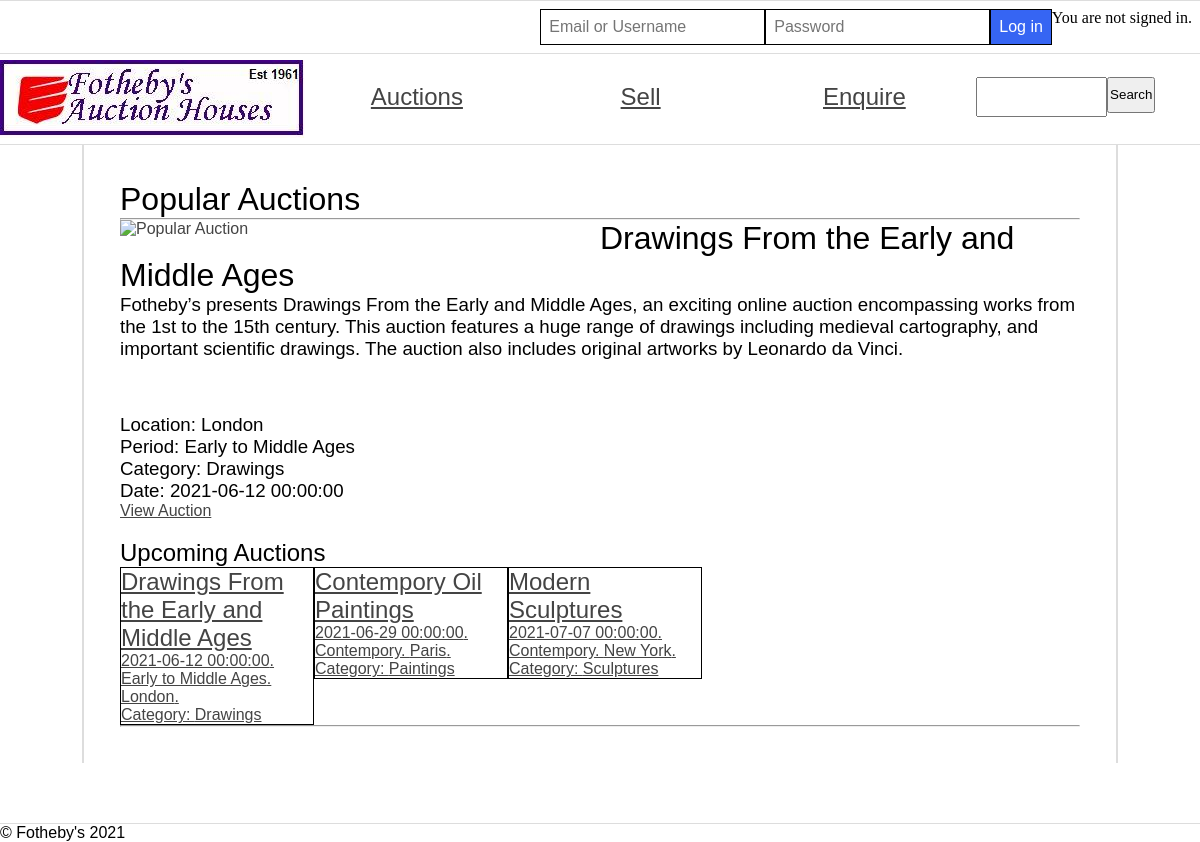
Page /default/public/index.php on the committed database.
### tables this page shows
CREATE TABLE `auction` (
  `lot_reference_number` int(6) NOT NULL AUTO_INCREMENT,
  `title` varchar(60) DEFAULT NULL,
  `date` datetime DEFAULT NULL,
  `period` varchar(30) DEFAULT NULL,
  `category` varchar(30) DEFAULT NULL,
  `location` varchar(30) DEFAULT NULL,
  PRIMARY KEY (`lot_reference_number`)
);

### default/public/index.php (the view)
<?php
	require 'header.php';
?>
<main>
<div class="popAuc">
    <h1>Popular Auctions</h1><hr>
    <a href=auctions.php><img src="images/books-unsplash.jpg" alt="Popular Auction" class="popAuction"></a>
    <?php
    require 'dbconnect.php';
    $stmt = $pdo->query('SELECT * FROM auction WHERE lot_reference_number = 100001');
    foreach ($stmt as $row) {?>
        <h1><?=$row['title']?></h1>
        <h3>
            Fotheby’s presents Drawings From the Early and Middle Ages, an exciting online auction encompassing works from the 1st to the 15th century. This auction features a huge range of drawings including medieval cartography, and important scientific drawings. The auction also includes original artworks by Leonardo da Vinci.
        </h3>
        <br><br><br>
        <h3>Location: <?=$row['location']?></h3>
        <h3>Period: <?=$row['period']?></h3>
        <h3>Category: <?=$row['category']?></h3>
        <h3>Date: <?=$row['date']?></h3><?php
        }
        ?>
    <a href="auctionview.php?lot_reference_number=100001">View Auction</a>
</div>
<div class="upcomingAuc">
    <h2>Upcoming Auctions</h2>
    <ul class="auctionList">
        <?php
        require 'dbconnect.php';
        $stmt = $pdo->query('SELECT * FROM auction ORDER BY date ASC LIMIT 0, 5');
        foreach ($stmt as $row) {?>
            <div class="upcoming"><a href="auctionview.php?&lot_reference_number=<?=$row['lot_reference_number']?>" class="product">
            <h2 class="name"><?=$row['title']?></h2><p><?=$row['date']?>. </p><p><?=$row['period']?>. <?=$row['location']?>.</p>
            <p>Category: <?=$row['category']?></p>
            </a></div> <?php
        }
        ?>
    </ul>
</div>
<hr />
	</main>
<?php
	require 'footer.php';
?>

### default/public/fothebys.css (style rules this page uses)
* { margin: 0; padding: 0; }
body { font-family: 'Oxygen-Regular', sans-serif; background-color: #ffffff; max-width: 100vw; overflow-x: hidden; }
h1, h2, h3, h4 { font-weight: normal; }
a, a:visited { color: #444; }
main { padding: 3vw; display: grid; overflow: hidden; width: 80vw; margin: auto; border-left: 2px solid #ddd; border-right: 2px solid #ddd; grid-template-columns: 1fr; }
img.popAuction { width: 50%; float:left; }
div.upcomingAuc { margin-top: 2%; }
div.upcoming { border: 1px solid black; width: 20%; float:left; }

### rows in the picture
auction: title "Drawings From the Early and Middle Ages", location "London", period "Early to Middle Ages", category "Drawings", date "2021-06-12 00:00:00"
auction: title "Contempory Oil Paintings", date "2021-06-29 00:00:00", period "Contempory", location "Paris", category "Paintings"
auction: title "Modern Sculptures", date "2021-07-07 00:00:00", period "Contempory", location "New York", category "Sculptures"
